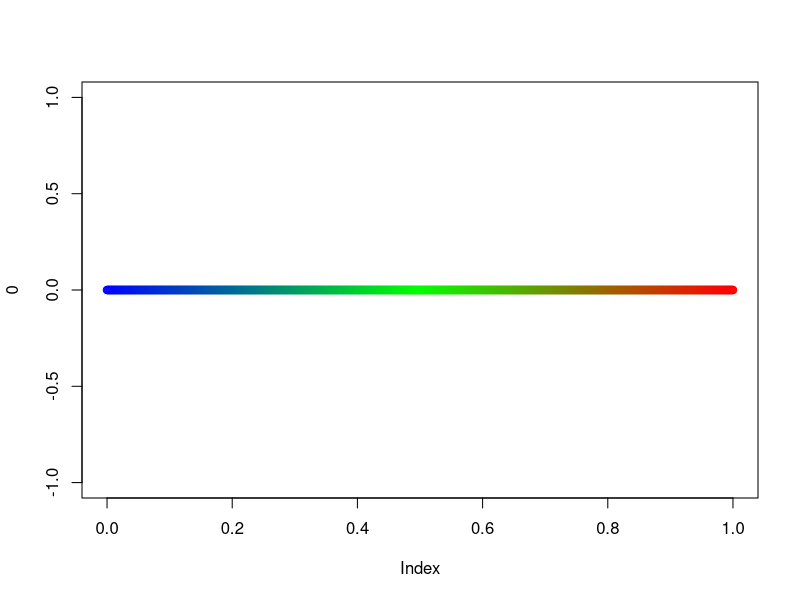
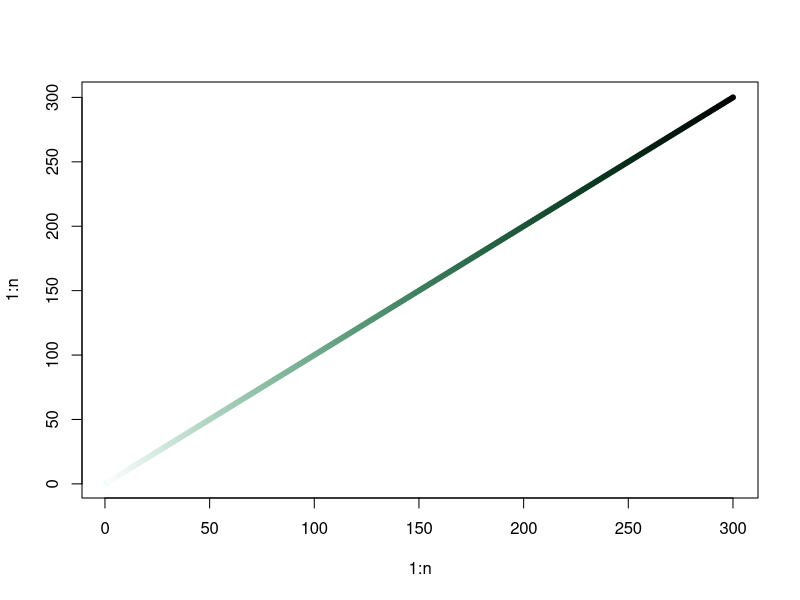

Write R code to recreate these figures, in order.
colfun = function(x, n){
	out = double(3)
	out[1] = -1 + x * 2/n
	out[2] = 1 - 2/n * abs(x - n/2)
	out[3] = 1 - x * 2/n
	for (i in 1:3){
		if (out[i] > 1 || out[i] < 0)
			out[i] = 0
		}
	return(out)
	}

rgb2 = function(x)
	rgb(x[1], x[2], x[3])

n=1000
xx=seq(0,1,length=n+1)

plot(0, type='n', xlim=c(0, 1))
for (i in 0:n){
	points(xx[i+1], 0, col=rgb2(colfun(i, n)))
	}

#######

color.manip = function(color, ...){
	R = color[1]
	G = color[2]
	B = color[3]
	M = max(color)
	m = min(color)
	actions = list(...)
	if (is.null(actions[["hue"]])){
		hue = atan2((sqrt(3)*(G-B))*0.5, (2*R-G-B)*0.5)
		hue = if (hue < 0) 2*pi+hue else hue
	} else {
		hue = actions[["hue"]]
		}
	if (is.null(actions[["sat"]])){
		sat = if (M > 0) (M-m)/M else 0
	} else {
		sat = actions[["sat"]]
		}
	if (is.null(actions[["val"]])){
		val = M
	} else {
		val = actions[["val"]]
		}
	C = val * sat
	H = hue / (pi/3)
	X = C * (1-abs(H %% 2 - 1))
	out = double(3)
	if (H >= 0 && H < 1)
		out = c(C, X, 0)
	if (H >= 1 && H < 2)
		out = c(X, C, 0)
	if (H >= 2 && H < 3)
		out = c(0, C, X)
	if (H >= 3 && H < 4)
		out = c(0, X, C)
	if (H >= 4 && H < 5)
		out = c(X, 0, C)
	if (H >= 5 && H < 6)
		out = c(C, 0, X)
	m = val - C
	out = out + m
	if (is.null(actions[["return"]]))
		return (out)
	return(list("RGB"=out,"HSV"=c(hue, sat, val)))
	}

color.manip(c(0.3,0.5,0.7), return=1, sat = 1)

A = c(0.0000, 0.0000, 0.7000)
B = c(0.9333, 0.3764, 0.0117)
C = c(0.0000, 0.7000, 0.0000)
D = c(0.8901, 0.0901, 0.0509)
E = c(0.1019, 0.1019, 0.1019)
F = c(0.0000, 0.5450, 0.5450)
G = c(0.8039, 0.6784, 0.0000)
H = c(0.2941, 0.0000, 0.5098)

aa = c(0.1137, 0.5254, 0.9333)
bb = c(1.0000, 0.6588, 0.1411)
cc = c(0.3000, 0.9000, 0.0000)
dd = c(0.9607, 0.4705, 0.3529)
ee = c(0.7294, 0.7294, 0.7294)
ff = c(0.0000, 0.9333, 0.9333)
gg = c(1.0000, 1.0000, 0.0000)
hh = c(0.7490, 0.3725, 1.0000)

AI = color.manip(A, return=1)
BI = color.manip(B, return=1)
CI = color.manip(C, return=1)
DI = color.manip(D, return=1)
EI = color.manip(E, return=1)
FI = color.manip(F, return=1)
GI = color.manip(G, return=1)
HI = color.manip(H, return=1)

newA = color.manip(A, sat = AI$HSV[2]/2)
newB = color.manip(B, sat = BI$HSV[2]/2)
newC = color.manip(C, sat = CI$HSV[2]/2)
newD = color.manip(D, sat = DI$HSV[2]/2)
newE = color.manip(E, val = EI$HSV[3]*6)
newF = color.manip(F, sat = FI$HSV[2]/2)
newG = color.manip(G, sat = GI$HSV[2]/2)
newH = color.manip(H, sat = HI$HSV[2]/2)


newA
newB
newC
newD
newE
newF
newG
newH

n = 300
all = matrix(0, n, 3)
all[1, ] = color.manip(c(0.1, 0.9, 0.5), val=1, sat=0.1)
for (i in 2:n)
	all[i, ] = color.manip(all[i-1, ], val=1-i/n, sat=i/n)

plot(1:n, 1:n, col=rgb(all), pch=20)
